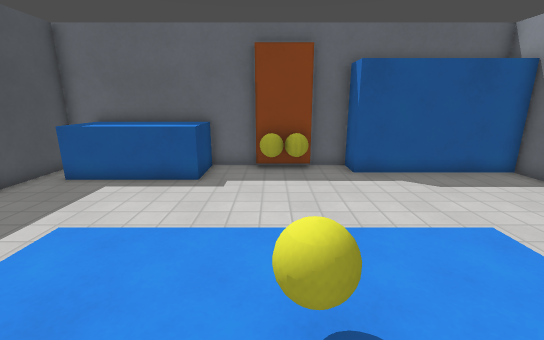
[1] (above)

14 first-person views from a walk through a 3-D level made in the Godot game engine. The camera is 1.4 m above the floor, tilts 14° down and sees 90° across. The floor is counted in squares, 0.5 m on a side. Each view is taken from the middle of a square. On the plan, view 1 faces up. The plan holds only what a view shows up to about 19 squares ahead; the rest is blank. Surface patterns are stand-ins for the level's own textures.

[2]
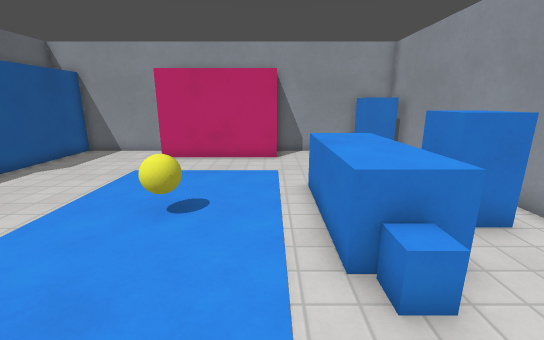

[3]
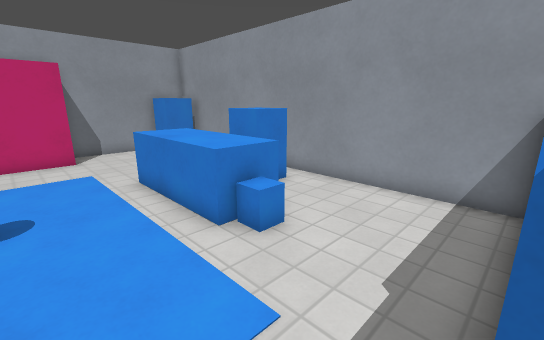

[4]
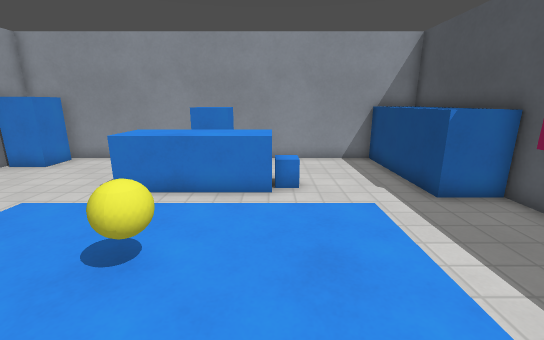

[5]
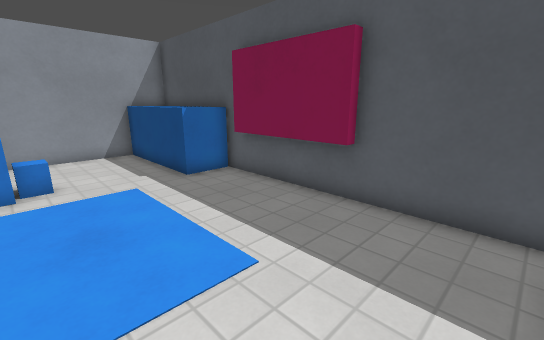

[6]
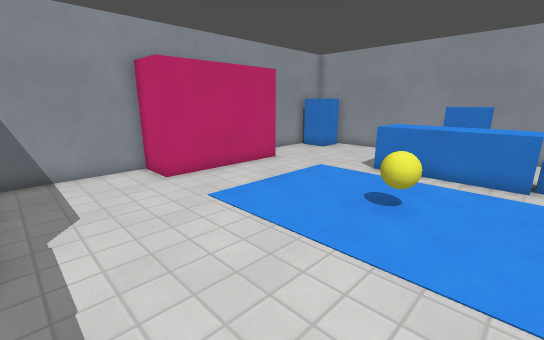

[7]
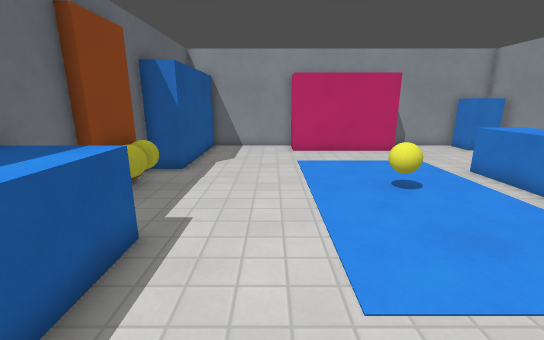

[8]
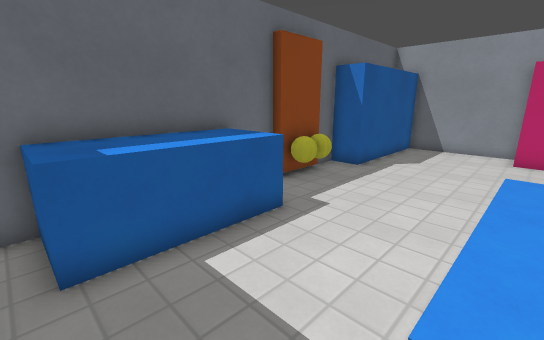

[9]
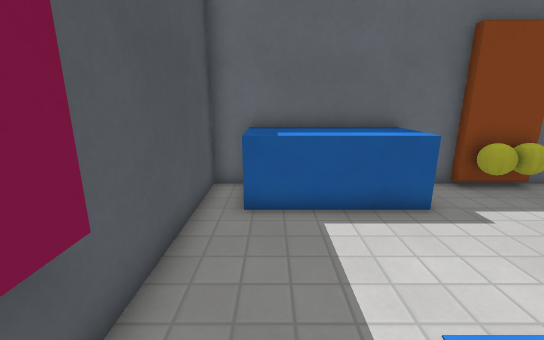

[10]
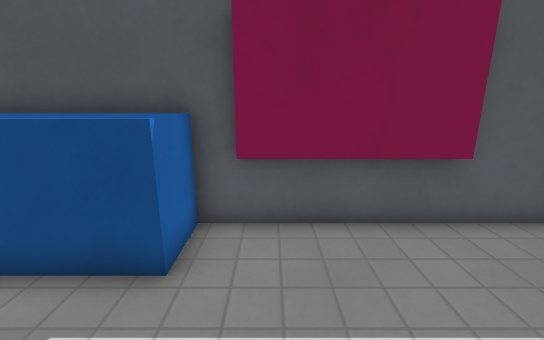

[11]
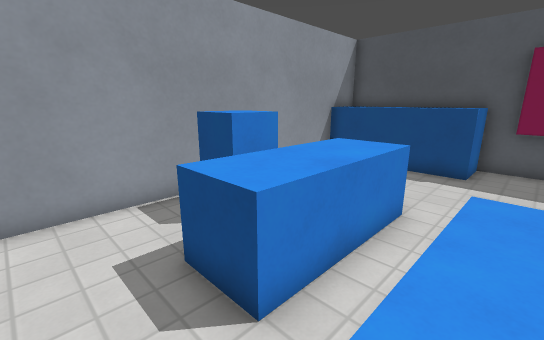

[12]
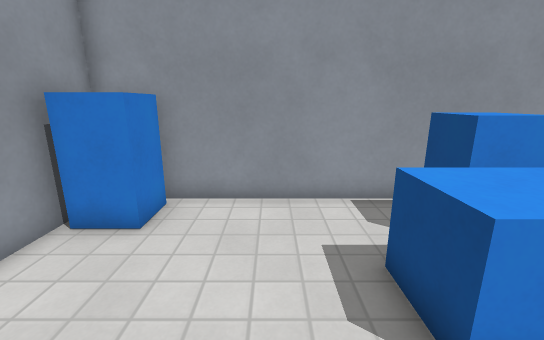

[13]
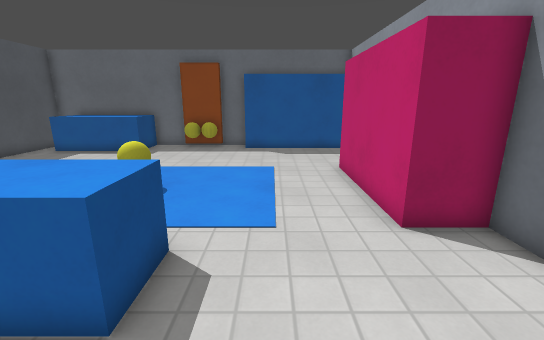

[14]
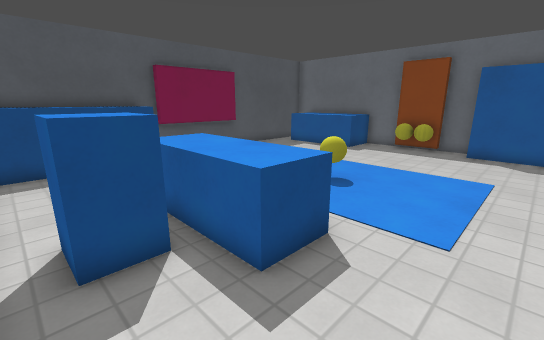

### Floor plan
Key: @ floor where view 1 was taken; # wall or solid block; . floor; D closed door; = window, fence, low wall or low ledge; ^ raised ledge; B block; O other object.
Columns run from 9 left of view 1 to 10 right of it. Each row starts with its distance up from view 1.
 12 ##BBBBB##DD##
 11 #BBBBBB.====OOOOOOO#
 10 #BBBBBB............#
  9 #..................#
  8 #..................#
  7 #..................#
  6 #................BB#
  5 #................B
  4 #................B
  3 #........==......B
  2 #........==......B
  1 #................B
  0 #........@.......BB#
 -1 #BB....BBBBBB......#
 -2 BBB....BBBBBB......#
 -3 BBB....BBBBBB......#
 -4 BBB......BB........#
 -5 BBB......BB......^^#
 -6 B B......##......^ #
 -7 ####################

Where each view was taken, in squares from view 1:
view 1: 0 up, 0 right, facing up
view 2: 0 up, 6 left, facing right
view 3: 2 up, 7 left, facing down-right
view 4: 7 up, 2 left, facing down
view 5: 9 up, 2 left, facing down-left
view 6: 10 up, 2 left, facing down-right
view 7: 7 up, 8 left, facing right
view 8: 5 up, 8 left, facing up-right
view 9: 3 up, 7 left, facing up
view 10: 1 up, 3 left, facing left
view 11: 1 up, 5 right, facing down-left
view 12: 1 up, 5 right, facing down
view 13: 6 down, 5 right, facing up
view 14: 6 down, 6 right, facing up-left
